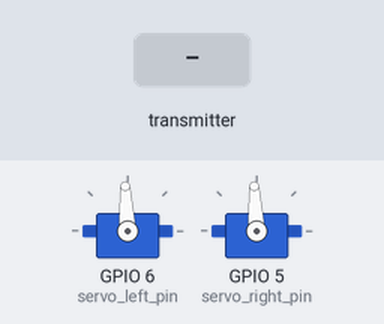
A sketch run on a simulated ESP32-S3. On the bench: 2 × servo. The test bench sets the inputs (shaded band). What the sketch prints to the serial monitor is not drawn.

Above: at 4.4 s.
4.5 s: the transmitter starts sending ch1 = 0
At 5.7 s:
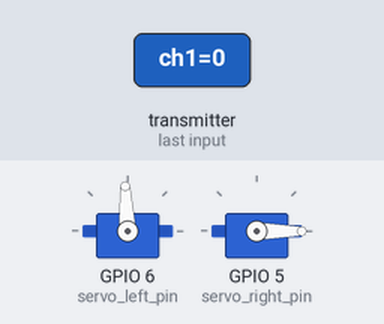
6.0 s: the transmitter starts sending ch2 = 1024
At 6.9 s:
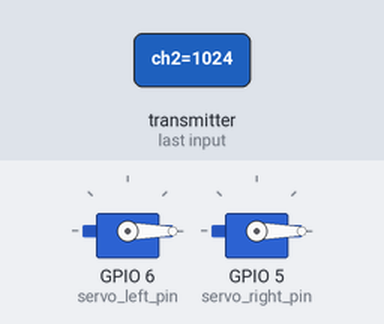
7.5 s: the transmitter starts sending ch1 = 2048
At 8.0 s:
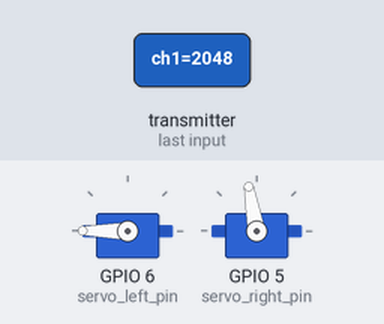
9.0 s: the transmitter starts sending ch2 = 0
At 10.2 s:
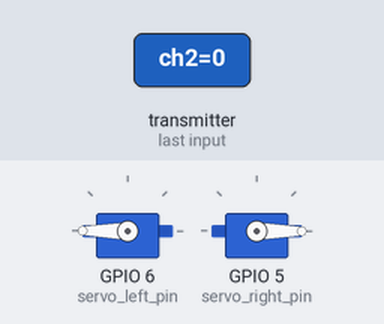
10.5 s: the transmitter starts sending ch1 = 4095
At 11.5 s:
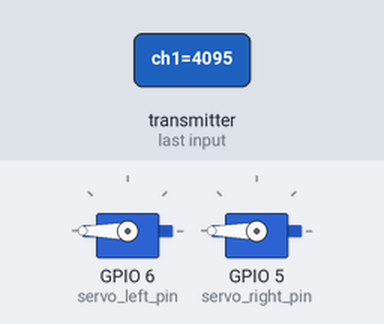
12.0 s: the transmitter starts sending ch2 = 4095
At 12.6 s:
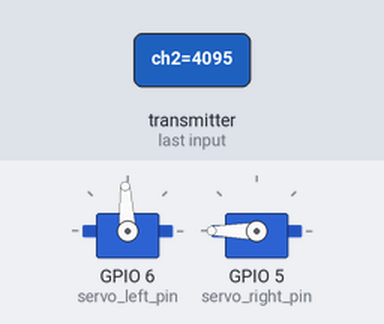
Timing chart, 0 to 14.5 s (numbered marks = the images above; inputs shaded):
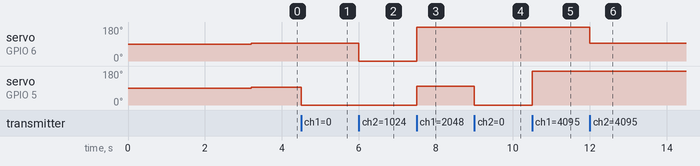

Measured:
- after the input at 4.5 s, servo on GPIO 5 (servo_right_pin): 93° → 0° at once
- after the input at 6.0 s, servo on GPIO 6 (servo_left_pin): 93° → 0° at once
- after the input at 7.5 s, servo on GPIO 6 (servo_left_pin): 0° → 180° at once; servo on GPIO 5 (servo_right_pin): 0° → 100° at once
- after the input at 9.0 s, servo on GPIO 5 (servo_right_pin): 100° → 0° at once
- after the input at 10.5 s, servo on GPIO 5 (servo_right_pin): 0° → 180° at once
- after the input at 12.0 s, servo on GPIO 6 (servo_left_pin): 180° → 93° at once

The sketch:

ESP32S3WiFiSFOfor2SFOV3RXCODE.ino
```cpp
// 250413 Version3 SFO for 2 servo CODE by K.Kakuta
// ESP-NOW RXで受け取ったch1〜ch5を使う版 RX

#include <WiFi.h>
#include <esp_now.h>
#include "esp_wifi.h"
#include <ESP32Servo.h>

// ====== ESP-NOWで受け取る構造体 ======
typedef struct {
  uint16_t ch1;
  uint16_t ch2;
  uint16_t ch3;
  uint16_t ch4;
  uint16_t ch5;
  uint16_t ch6;
  uint16_t ch7;
  uint16_t ch8;
} PpmPacket;

// 受信値（μsec）を保持する変数（ch1〜ch5を使用）
volatile uint16_t ch1Value = 1500; // Ch1
volatile uint16_t ch2Value = 1500; // Ch2
volatile uint16_t ch3Value = 1000; // Ch3（スロットル/フラップパワー）
volatile uint16_t ch4Value = 1500; // Ch4
volatile uint16_t ch5Value = 1500; // Ch5

// ====== 元スケッチの変数群 ======
int servo_left_pin  = 6; // D5 = GPIO6
int servo_right_pin = 5; // D4 = GPIO5

volatile int elevator = 0;
volatile int flapamp  = 0;
volatile float delaytime = 100; // フラップ周波数（Ch5から計算）
float elapsed_time = 0;
float dt;
unsigned long current_time, prev_time;

volatile int ch3value = 1000; //Ch3
volatile int ch1value = 1500; //Ch1
volatile int ch2value = 1500; //Ch2
volatile int ch4value = 1500; //Ch4
volatile int ch5value = 1500; //Ch5

static int servo_comm1 = 0;
static int servo_comm2 = 0;
volatile int rudder = 0;
float glide_deg = 0; // グライド時の角度補正
static float servo_zero1 = 0;
static float servo_zero2 = 0;

Servo servo_left, servo_right;

// ====== ESP-NOW受信コールバック（新形式） ======
void OnDataRecv(const esp_now_recv_info *info, const uint8_t *incomingData, int len) {
  if (len == sizeof(PpmPacket)) {
    PpmPacket recvData;
    memcpy(&recvData, incomingData, sizeof(PpmPacket));

    // ESP-NOWからの生値をグローバルに格納（μsec）
    ch1Value = recvData.ch1;
    ch2Value = recvData.ch2;
    ch3Value = recvData.ch3;
    ch4Value = recvData.ch4;
    ch5Value = recvData.ch5;

    // デバッグしたければコメントアウト解除
    /*
    Serial.print("Recv CH: ");
    Serial.print(ch1Value); Serial.print(' ');
    Serial.print(ch2Value); Serial.print(' ');
    Serial.print(ch3Value); Serial.print(' ');
    Serial.print(ch4Value); Serial.print(' ');
    Serial.println(ch5Value);
    */
  }
}

// ====== セットアップ ======
void setup() {
  Serial.begin(9600);
  delay(1000);

  // サーボピン設定
  pinMode(servo_left_pin, OUTPUT);
  pinMode(servo_right_pin, OUTPUT);

  servo_left.attach(servo_left_pin);
  servo_right.attach(servo_right_pin);

  // RX側ESP-NOW初期化
  WiFi.mode(WIFI_STA);
  delay(200);

  Serial.print("RX My MAC: ");
  Serial.println(WiFi.macAddress());

  esp_err_t ret = esp_now_init();
  Serial.print("esp_now_init result: ");
  Serial.println(ret);
  if (ret != ESP_OK) {
    Serial.println("ESP-NOW init failed");
    while (true) { delay(1000); }
  }

  esp_now_register_recv_cb(OnDataRecv);

  // 起動直後の暴れ防止
  delay(2000);
}

// ====== メインループ ======
void loop() {
  // 時間計測
  prev_time = current_time;
  current_time = micros();
  dt = (current_time - prev_time) / 1000000.0f;
  elapsed_time = elapsed_time + dt;

  // ESP-NOWからの値をローカルにコピーして元コードの変数へ
  uint16_t ch1, ch2, ch3, ch4, ch5;
  noInterrupts();
  ch1 = ch1Value;
  ch2 = ch2Value;
  ch3 = ch3Value;
  ch4 = ch4Value;
  ch5 = ch5Value;
  interrupts();

  ch3value = ch3; // Ch3
  ch1value = ch1; // Ch1
  ch2value = ch2; // Ch2
  ch4value = ch4; // Ch4
  ch5value = ch5; // Ch5

  // ここから先は元のロジックそのまま
  rudder   = (int)(ch1value - 1500);          // Ch1 Aileron
  elevator = (int)(ch2value - 1500);          // Ch2 Elevator
  flapamp  = (int)(ch4value - 1500);          // Ch4 R/L差分
  delaytime = (int)((ch5value - 950) / 5.0f); // Ch5 Flapping frequency

  if (ch3value > 1080) {
    // フラップ動作中
    if (elapsed_time < delaytime / 1000.0f) {
      servo_comm1 = (int)((ch3value - 1000) / 2 + 1500
                          + rudder - elevator + servo_zero1 + flapamp);

      servo_comm2 = (int)(1000
                          + (2000 - ((ch3value - 1000) / 2 + 1500))
                          + rudder + elevator - servo_zero2 + flapamp);

      servo_left.writeMicroseconds(servo_comm1);
      servo_right.writeMicroseconds(servo_comm2);
    }

    if ((elapsed_time > delaytime / 1000.0f) &&
        (elapsed_time < (delaytime + delaytime) / 1000.0f)) {

      servo_comm1 = (int)((ch3value - 1000) / 2 + 1500
                          + rudder + elevator + servo_zero1 - flapamp);

      servo_comm2 = (int)(1000
                          + (2000 - ((ch3value - 1000) / 2 + 1500))
                          + rudder - elevator - servo_zero2 - flapamp);

      // ここは左右を入れ替えた動き
      servo_left.writeMicroseconds(servo_comm2);
      servo_right.writeMicroseconds(servo_comm1);
    }
  } else {
    // グライドモード
    servo_comm1 = (int)(1500 + rudder - elevator + glide_deg);
    servo_comm2 = (int)(1500 + rudder + elevator - glide_deg);

    servo_left.writeMicroseconds(servo_comm1);
    servo_right.writeMicroseconds(servo_comm2);
  }

  // 1フラップ周期が終わったら時間リセット
  if (elapsed_time > (delaytime + delaytime) / 1000.0f) {
    elapsed_time = 0;
  }

  // 必要ならここにデバッグ出力を追加
  /*
  Serial.print("ch1 "); Serial.print(ch1value);
  Serial.print(" ch2 "); Serial.print(ch2value);
  Serial.print(" ch3 "); Serial.print(ch3value);
  Serial.print(" ch4 "); Serial.print(ch4value);
  Serial.print(" ch5 "); Serial.print(ch5value);
  Serial.print(" delaytime "); Serial.print(delaytime);
  Serial.print(" servo1 "); Serial.print(servo_comm1);
  Serial.print(" servo2 "); Serial.println(servo_comm2);
  */
}
```
